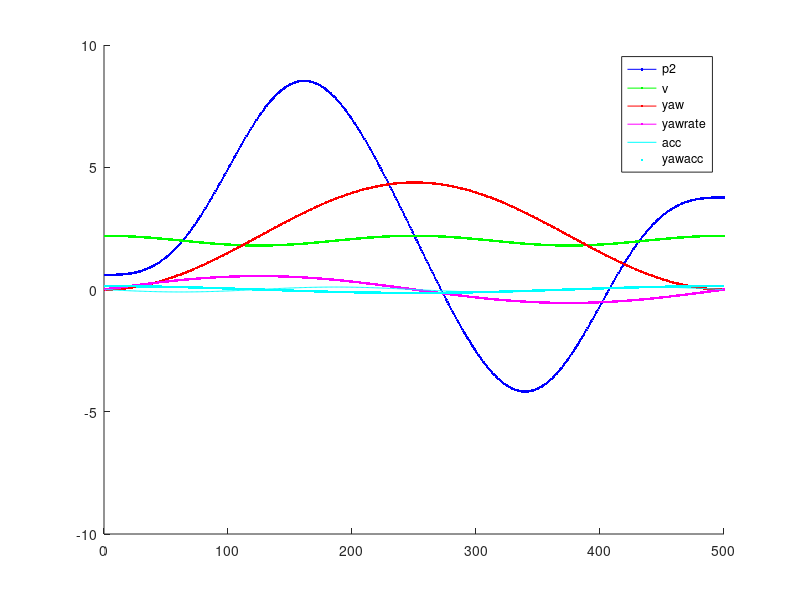
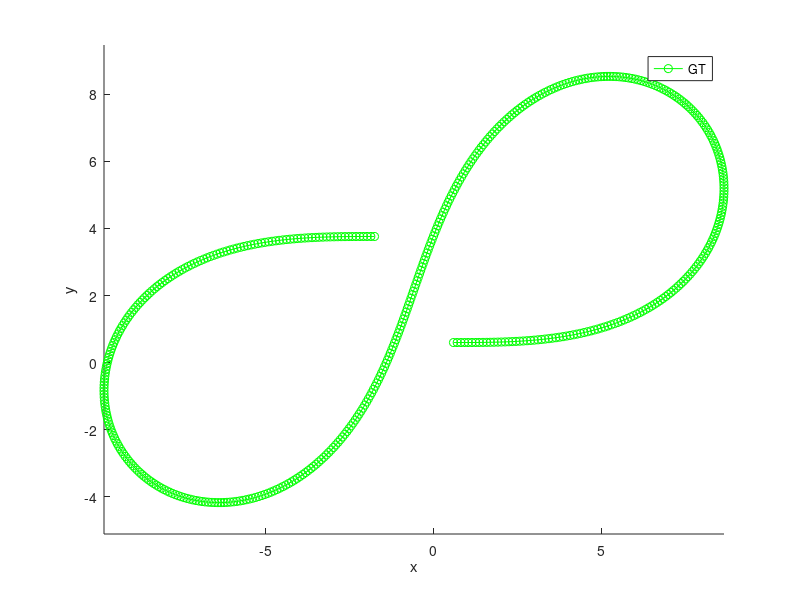

These charts were generated, in order, by the following MATLAB code:
%% UKF bicycle test
clear all
close all

%% Initialization

% set starting position
p_x_start = 0.6;
p_y_start = 0.6;

%TOFILE
delta_t_us = 0.5*1e5; % delta t in microseconds
delta_t_sec = delta_t_us / 1e6; % delta t in sec
round_time_sec = 25; % round time in sec

n_z = round_time_sec/delta_t_sec;  % number of measurements
n_x = 5;  % state dimension

%TOFILE
GT = zeros(n_x,n_z); % ground truth: p1 p2 v_abs yaw yaw_dot v1 v2

% set start values
GT(1,1) =  p_x_start;
GT(2,1) =  p_y_start;

%TOFILE
Z_l = zeros(3,n_z); % laser measurements: pos1, pos2 time                 
%TOFILE
Z_r = zeros(4,n_z); % radar measurements: r, phi, r_dot time

std_las1 = 0.15;
std_las2 = 0.15;

std_radr = 0.3;
std_radphi = 0.03;
std_radrd = 0.3;

% generate motion example velocity and yaw rate
base_timestamp = 1477010443000000; % October 2016

for k = 1:n_z
    timestamp = base_timestamp+(k-1)*delta_t_us;
        
    % timestamps
    GT(8,k) = timestamp;
    % velocity
    time_sec = k*delta_t_us/1e6;
    GT(3,k) = 2 + 0.2*cos(2*2*pi/round_time_sec*time_sec); 
    % yaw rate 
    GT(5,k) = 0.55*sin(2*pi/round_time_sec*time_sec);
end

Z_l(3,1)=base_timestamp;
Z_r(4,1)=base_timestamp;


% first laser measurement (special case) 
Z_l(1,1) = GT(1,1) + normrnd(0, std_las1) ;
Z_l(2,1) = GT(2,1) + normrnd(0, std_las2) ;
Z_l(3,1) = GT(8,1) ;  % time

% radar measurements
p1 = GT(1,1);
p2 = GT(2,1);
v = GT(3,1);
yaw = GT(4,1);

v1 = GT(3,1) * cos(GT(4,1));
v2 = GT(3,1) * sin(GT(4,1));

Z_r(1,1) = sqrt(p1^2 + p2^2) + normrnd(0, std_radr) ;  %r
Z_r(2,1) = atan2(p2,p1) + normrnd(0, std_radphi) ;                           %phi
Z_r(3,1) = (p1*v1 + p2*v2 ) / sqrt(p1^2 + p2^2) + normrnd(0, std_radrd) ;  %r_dot
Z_r(4,1) = GT(8,1) ;  % time

GT(6,1) = cos(yaw)* v; % v_x
GT(7,1) = sin(yaw)* v; % v_y


% positions and measurements
for k = 2:n_z
    
    delta_t_s = (GT(8,k) - GT(8,k-1))/1e6;
    
    p1 = GT(1,k-1);
    p2 = GT(2,k-1);
    v = GT(3,k-1);
    yaw = GT(4,k-1);
    yaw_dot = GT(5,k-1);
    
    if abs(yaw_dot) > 0.001   
        p1_p = p1 + v/yaw_dot * ( sin (yaw + yaw_dot*delta_t_s) - sin(yaw)); 
        p2_p = p2 + v/yaw_dot * ( cos(yaw) - cos(yaw+yaw_dot*delta_t_s) );
    else
        p1_p = p1 + v*delta_t_s*cos(yaw);
        p2_p = p2 + v*delta_t_s*sin(yaw);
    end
    v_p = v;
    yaw_p = yaw + yaw_dot*delta_t_s;
    yaw_dot_p = yaw_dot;
    
    GT(1,k) = p1_p;
    GT(2,k) = p2_p;
    GT(4,k) = yaw_p;

    % laser measurements    
    Z_l(1,k) = GT(1,k) + normrnd(0, std_las1) ;
    Z_l(2,k) = GT(2,k) + normrnd(0, std_las2) ;
    Z_l(3,k) = GT(8,k) ;  % time

    % radar measurements
    p1 = GT(1,k);
    p2 = GT(2,k);
    v = GT(3,k);
    yaw = GT(4,k);

    v1 = GT(3,k) * cos(GT(4,k));
    v2 = GT(3,k) * sin(GT(4,k));

    Z_r(1,k) = sqrt(p1^2 + p2^2) + normrnd(0, std_radr) ;  %r
    Z_r(2,k) = atan2(p2,p1) + normrnd(0, std_radphi) ;                           %phi
    Z_r(3,k) = (p1*v1 + p2*v2 ) / sqrt(p1^2 + p2^2) + normrnd(0, std_radrd) ;  %r_dot
    Z_r(4,k) = GT(8,k) ;  % time
    
    GT(6,k) = cos(yaw)* v; % v_x
    GT(7,k) = sin(yaw)* v; % v_y
end

%% GENERATE UKF GROUND 
GTT=GT';

%GT - p1 p2 v_abs yaw yaw_dot v1 v2
fileID = fopen('obj_pose-laser-radar-synthetic-gt.txt','w');
% nbytes = fprintf(fileID,'%d\t%d\n',GTT);
% fclose(fileID);

[nrows,ncols] = size(GTT);
for row = 1:nrows
    fprintf(fileID,'%d\t%d\t%d\t%d\t%d\t%d\t%d\t%d\n',GTT(row,1:8));
end
fclose(fileID);

%% WRITE EKF/UKF INPUT MEASUREMENT FILE
%add timestamps
%L    p1    p2    timestamp=
%R    r theta    r_dot    timestamp

%laser structure
Z_lT = Z_l';
N_L =size(Z_lT,1);
v_z = zeros(N_L,1); %vector of zeros
Z_lT = [Z_lT, v_z];
%Z_lT = [Z_lT];
%create a laser cell array - mixed numbers and characters
C_l = cell(N_L,1);
C_l(:) = {'L'};
C_l = [ C_l, num2cell(Z_lT)];

%radar structure
Z_rT = Z_r';
N_R =size(Z_rT,1);
%create a radar cell array - mixed numbers and characters
C_r = cell(N_R,1);
C_r(:) = {'R'};
C_r = [ C_r, num2cell(Z_rT)];


AB ={};
for i = 1:size(Z_lT,1)
    %append elements from both matrices
    AB = [AB; C_l(i,:)];
    AB = [AB; C_r(i,:)];
  
end



fileID = fopen('obj_pose-laser-radar-synthetic-ekf-input.txt','w');
[nrows,ncols] = size(AB);

row_gt = int16(1);
rm_index = 0;
for row = 1:nrows
    %ismember( 'L', AB{row,1} );
    rm_index = rm_index + 1;
    rm_index = mod(rm_index, 4)
    if( AB{row,1} == 'L' &&  mod(row,4) == 1 )
        
        %when 
        %estimations
        fprintf(fileID,'%s\t%.4f\t%.4f\t%.0f\t',AB{row,1:ncols-1});
        %ground truth speed and position
        fprintf(fileID,'%.4f\t%.4f\t%.4f\t%.4f\t',GTT(row_gt, [1 2 6 7]));
        
        %yaw and yaw_rate
         fprintf(fileID,'%.4f\t%.4f\n',GTT(row_gt, [4 5]));
        
    elseif( AB{row,1} == 'R' &&  mod(row,4) == 0 )
        
        %estimations
        fprintf(fileID,'%s\t%.4f\t%.4f\t%.4f\t%.0f\t',AB{row,:});
        %ground truth speed and position
        fprintf(fileID,'%.4f\t%.4f\t%.4f\t%.4f\t',GTT(row_gt, [1 2 6 7]));
         %yaw and yaw_rate
         fprintf(fileID,'%.4f\t%.4f\n',GTT(row_gt, [4 5]));
         
    end
    if(mod(row,2) == 0)
        row_gt = row_gt + 1;
    end;
end

% nbytes = fprintf(fileID,'%s\t%d\t%d\t%d\t%d\t\n',AB);
fclose(fileID); 

% save the workspace in file
save('bicycle_data.mat') 

figure(2)
hold on;
plot(GT(1,:), GT(2,:), '-og'); 
xlabel('x');
ylabel('y');
axis equal
legend('GT')

%%
figure(1)
hold on;
plot(GT(2,:), '.-b'); 
plot(GT(3,:), '.-g');
plot(GT(4,:), '.-r'); 
plot(GT(5,:), '.-m'); 
plot(diff(GT(3,:))/delta_t_sec, '-c'); 
plot(diff(GT(5,:))/delta_t_sec, '.c'); 
legend('p2', 'v', 'yaw', 'yawrate', 'acc', 'yawacc')


% TODO: fill file with consecutive time stamps, fill GT into file.
